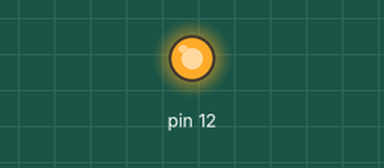
This sketch was run on a simulated Arduino Uno, built with avr-gcc and run on an emulated ATmega328P. On the bench: output pins drawn as LEDs (lit = HIGH).

Above: at 1.4 s.
At 6.3 s:
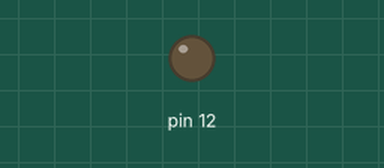
Timing chart, 0 to 9.6 s (numbered marks = the images above):
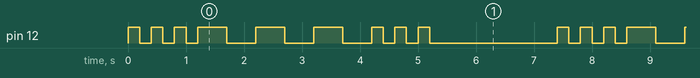

The sketch:

SOS_Signal.ino
```cpp
void setup() {
  // put your setup code here, to run once:
  pinMode(12, OUTPUT);
}

void loop() {
  // put your main code here, to run repeatedly:
  for (int i = 0; i <= 2; i++){
    digitalWrite(12, HIGH);
    delay(200);
    digitalWrite(12, LOW);
    delay(200);
  }
   for (int i = 0; i <= 2; i++){
    digitalWrite(12, HIGH);
    delay(500);
    digitalWrite(12, LOW);
    delay(500);
  }
   for (int i = 0; i <= 2; i++){
    digitalWrite(12, HIGH);
    delay(200);
    digitalWrite(12, LOW);
    delay(200);
  }
    delay(2000);
}
```

Measured:
- by itself, pin 12: repeats every 7.4 s: 2 × (LOW 0.20 s, HIGH 0.20 s), LOW 0.20 s, 3 × (HIGH 0.50 s, LOW 0.50 s), 2 × (HIGH 0.20 s, LOW 0.20 s), HIGH 0.20 s, LOW 2.2 s, HIGH 0.20 s
- by itself, everything shown: repeats every 7.4 s, in 18 steps
